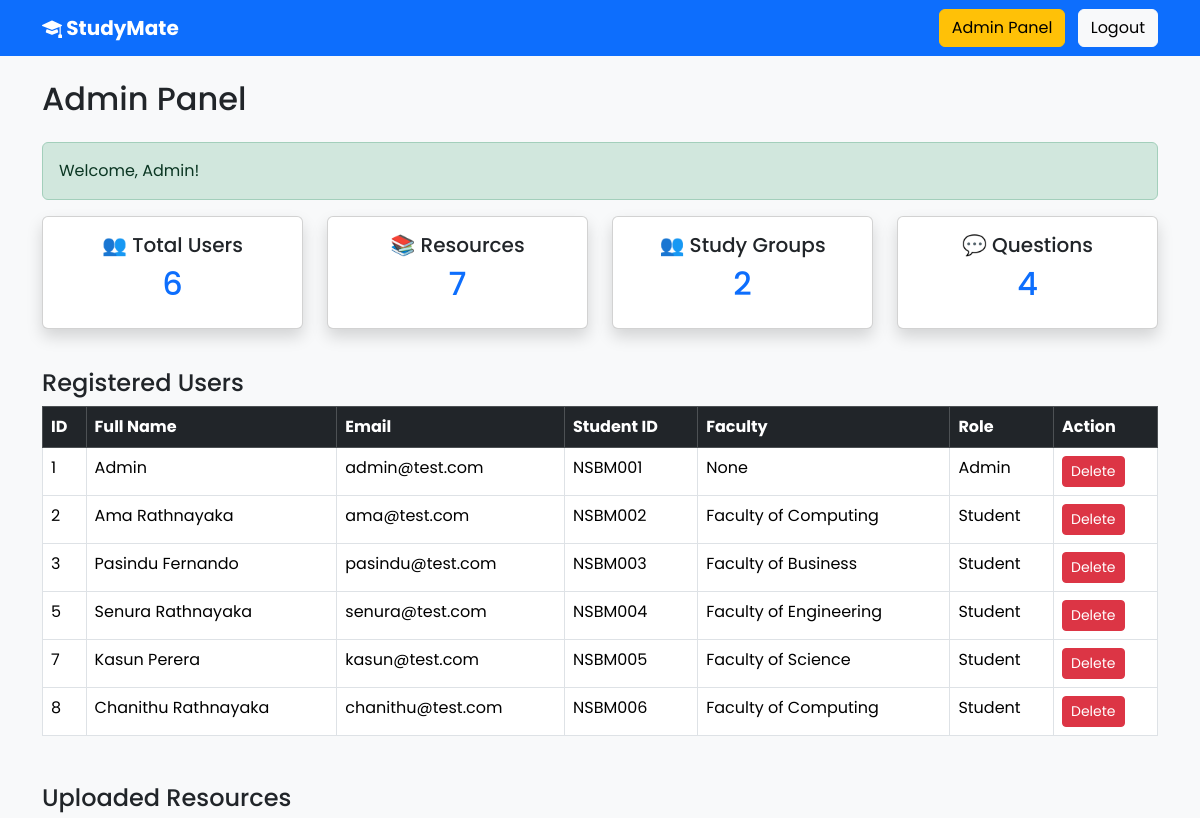
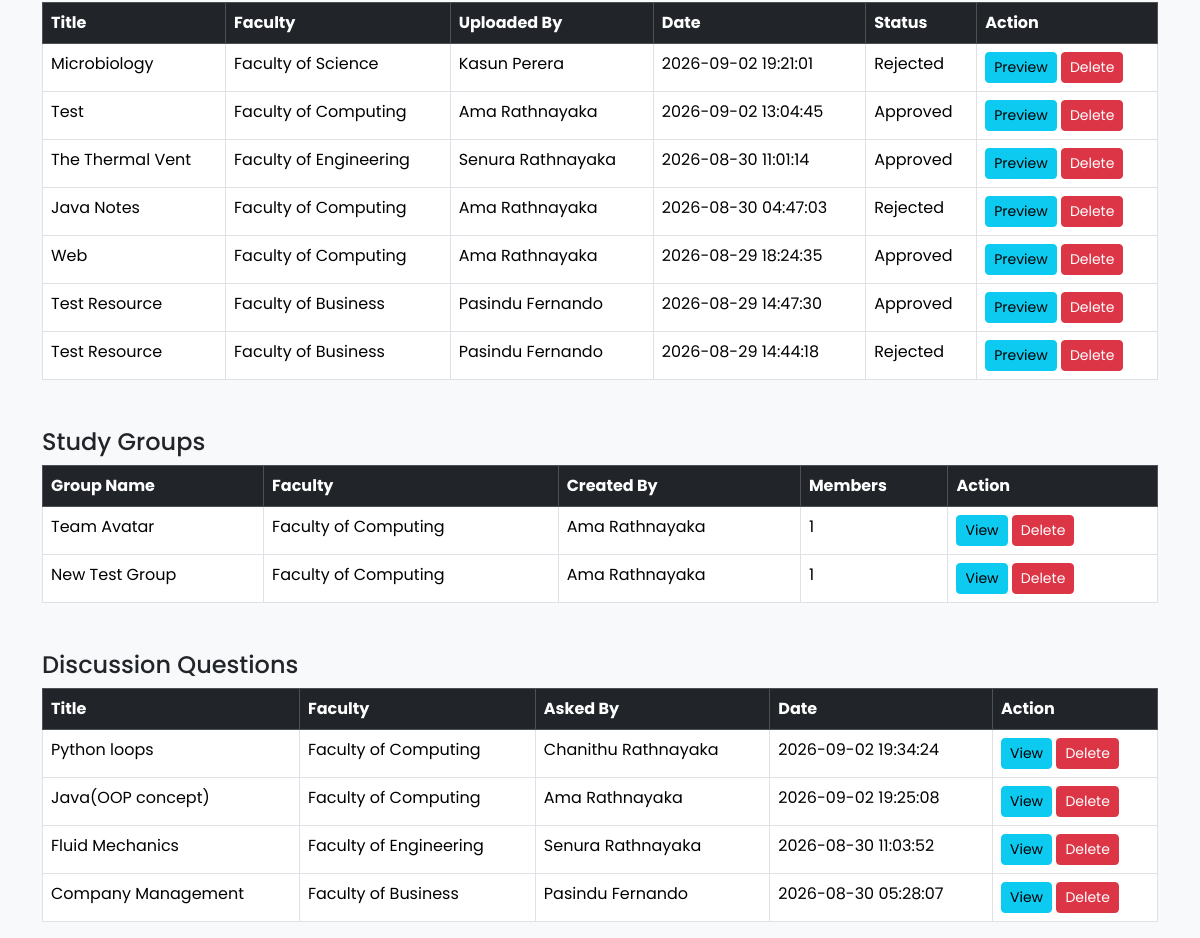
/admin/admin.php (signed in), run on the app's committed database (2 pictures, top to bottom).
### tables this page shows
CREATE TABLE `users` (
  `id` int(11) NOT NULL,
  `full_name` varchar(100) NOT NULL,
  `university_email` varchar(100) NOT NULL,
  `student_id` varchar(50) NOT NULL,
  `faculty` varchar(100) NOT NULL,
  `password` varchar(255) NOT NULL,
  `created_at` timestamp NOT NULL DEFAULT current_timestamp(),
  `role` varchar(20) NOT NULL DEFAULT 'student'
);

CREATE TABLE `resources` (
  `id` int(11) NOT NULL,
  `title` varchar(255) NOT NULL,
  `description` text DEFAULT NULL,
  `faculty` varchar(100) NOT NULL,
  `file_name` varchar(255) NOT NULL,
  `uploaded_by` int(11) NOT NULL,
  `uploaded_at` timestamp NOT NULL DEFAULT current_timestamp(),
  `status` varchar(20) NOT NULL DEFAULT 'Pending'
);

CREATE TABLE `study_groups` (
  `id` int(11) NOT NULL,
  `group_name` varchar(255) NOT NULL,
  `description` text DEFAULT NULL,
  `faculty` varchar(100) NOT NULL,
  `created_by` int(11) NOT NULL,
  `created_at` timestamp NOT NULL DEFAULT current_timestamp()
);

CREATE TABLE `questions` (
  `id` int(11) NOT NULL,
  `title` varchar(255) NOT NULL,
  `question` text NOT NULL,
  `asked_by` int(11) NOT NULL,
  `faculty` varchar(100) NOT NULL,
  `created_at` timestamp NOT NULL DEFAULT current_timestamp()
);

### admin/admin.php (the view, shortened to what this page needs)
<?php
include '../includes/db.php';
$userCount = $conn->query("SELECT COUNT(*) AS total FROM users");
$totalUsers = $userCount->fetch_assoc()['total'];
$resourceCount = $conn->query("SELECT COUNT(*) AS total FROM resources");
$totalResources = $resourceCount->fetch_assoc()['total'];
$groupCount = $conn->query("SELECT COUNT(*) AS total FROM study_groups");
$totalGroups = $groupCount->fetch_assoc()['total'];
$questionCount = $conn->query("SELECT COUNT(*) AS total FROM questions");
$totalQuestions = $questionCount->fetch_assoc()['total'];
$sql = "SELECT id, full_name, university_email, student_id, faculty, role
        FROM users
        ORDER BY id ASC";
$result = $conn->query($sql);
$sqlResources = "SELECT resources.*, users.full_name
                 FROM resources
                 JOIN users ON resources.uploaded_by = users.id
                 ORDER BY uploaded_at DESC";
$resourceResult = $conn->query($sqlResources);
include '../includes/header.php';
?>
<h2 class="mb-4">Admin Panel</h2>
<div class="alert alert-success">
    Welcome, Admin!
</div>
<div class="row mb-4">
    <div class="col-md-3 mb-3">
        <div class="card text-center shadow h-100">
            <div class="card-body">
                <h5>👥 Total Users</h5>
                <h2 class="text-primary">
                    <?php echo $totalUsers; ?>
                </h2>
            </div>
        </div>
    </div>
    <div class="col-md-3 mb-3">
        <div class="card text-center shadow h-100">
            <div class="card-body">
                <h5>📚 Resources</h5>
                <h2 class="text-primary">
                    <?php echo $totalResources; ?>
                </h2>
            </div>
        </div>
    </div>
    <div class="col-md-3 mb-3">
        <div class="card text-center shadow h-100">
            <div class="card-body">
                <h5>👥 Study Groups</h5>
                <h2 class="text-primary">
                    <?php echo $totalGroups; ?>
                </h2>
            </div>
        </div>
    </div>
    <div class="col-md-3 mb-3">
        <div class="card text-center shadow h-100">
            <div class="card-body">
                <h5>💬 Questions</h5>
                <h2 class="text-primary">
                    <?php echo $totalQuestions; ?>
                </h2>
            </div>
        </div>
    </div>
</div>
<h4 class="mt-4">Registered Users</h4>
<table class="table table-bordered table-hover">
    <thead class="table-dark">
        <tr>
            <th>ID</th>
            <th>Full Name</th>
            <th>Email</th>
            <th>Student ID</th>
            <th>Faculty</th>
            <th>Role</th>
            <th>Action</th>
        </tr>
    </thead>
    <tbody>
    <?php while ($row = $result->fetch_assoc()) { ?>
        <tr>
            <td>
                <?php echo $row['id']; ?>
            </td>
            <td>
                <?php echo htmlspecialchars($row['full_name']); ?>
            </td>
            <td>
                <?php echo htmlspecialchars($row['university_email']); ?>
            </td>
            <td>
                <?php echo htmlspecialchars($row['student_id']); ?>
            </td>
            <td>
                <?php echo htmlspecialchars($row['faculty']); ?>
            </td>
            <td>
                <?php echo htmlspecialchars(ucfirst($row['role'])); ?>
            </td>
            <td>
                <a
                    href="delete_user.php?id=<?php echo $row['id']; ?>"
                    class="btn btn-danger btn-sm"
                    onclick="return confirm('Are you sure you want to delete this user?');">
                    Delete
                </a>
            </td>
        </tr>
    <?php } ?>
    </tbody>
</table>
<h4 class="mt-5">Uploaded Resources</h4>
<table class="table table-bordered table-hover">
    <thead class="table-dark">
        <tr>
            <th>Title</th>
            <th>Faculty</th>
            <th>Uploaded By</th>
            <th>Date</th>
            <th>Status</th>
            <th>Action</th>
        </tr>
    </thead>
    <tbody>
    <?php while ($resource = $resourceResult->fetch_assoc()) { ?>
        <tr>
            <td>
                <?php echo htmlspecialchars($resource['title']); ?>
            </td>
            <td>
                <?php echo htmlspecialchars($resource['faculty']); ?>
            </td>
            <td>
                <?php echo htmlspecialchars($resource['full_name']); ?>
            </td>
            <td>
                <?php echo htmlspecialchars($resource['uploaded_at']); ?>
            </td>
            <td>
                <?php echo htmlspecialchars($resource['status']); ?>
            </td>
            <td>
                <a
                    href="../uploads/<?php echo htmlspecialchars($resource['file_name']); ?>"
                    target="_blank"
                    class="btn btn-info btn-sm">
                    Preview
                </a>
                <a
                    href="../delete_resource.php?id=<?php echo $resource['id']; ?>"
                    class="btn btn-danger btn-sm"
                    onclick="return confirm('Delete this resource?');">
                    Delete
                </a>
            </td>
        </tr>
    <?php } ?>
    </tbody>
</table>
<h4 class="mt-5">Study Groups</h4>
<table class="table table-bordered table-hover">
    <thead class="table-dark">
        <tr>
            <th>Group Name</th>
            <th>Faculty</th>
            <th>Created By</th>
            <th>Members</th>
            <th>Action</th>
        </tr>
    </thead>
    <tbody>
    <?php
    $groupSql = "SELECT study_groups.*, users.full_name
                 FROM study_groups
                 JOIN users ON study_groups.created_by = users.id
                 ORDER BY created_at DESC";
    $groupResult = $conn->query($groupSql);
    ?>
    <?php while ($group = $groupResult->fetch_assoc()) { ?>
        <?php
        $memberCount = $conn->prepare("
            SELECT COUNT(*) AS total
            FROM group_members
            WHERE group_id = ?
        ");
        $memberCount->bind_param("i", $group['id']);
        $memberCount->execute();
        $members = $memberCount->get_result()->fetch_assoc();
        ?>
        <tr>
            <td>
                <?php echo htmlspecialchars($group['group_name']); ?>
            </td>
            <td>
                <?php echo htmlspecialchars($group['faculty']); ?>
            </td>
            <td>
                <?php echo htmlspecialchars($group['full_name']); ?>
            </td>
            <td>
                <?php echo $members['total']; ?>
            </td>
            <td>
                <a
                    href="../group_details.php?id=<?php echo $group['id']; ?>"
                    class="btn btn-info btn-sm">
                    View
                </a>
                <a
                    href="../delete_group.php?id=<?php echo $group['id']; ?>"
                    class="btn btn-danger btn-sm"
                    onclick="return confirm('Are you sure you want to delete this study group?');">
                    Delete
                </a>
            </td>
        </tr>
    <?php } ?>
    </tbody>
</table>
<h4 class="mt-5">Discussion Questions</h4>
<table class="table table-bordered table-hover">
    <thead class="table-dark">
        <tr>
            <th>Title</th>
            <th>Faculty</th>
            <th>Asked By</th>
            <th>Date</th>
            <th>Action</th>
        </tr>
    </thead>
    <tbody>
    <?php
    $questionSql = "SELECT questions.*, users.full_name
                    FROM questions
                    JOIN users ON questions.asked_by = users.id
                    ORDER BY created_at DESC";
    $questionResult = $conn->query($questionSql);
    ?>
    <?php while ($question = $questionResult->fetch_assoc()) { ?>
        <tr>
            <td>
                <?php echo htmlspecialchars($question['title']); ?>
            </td>
            <td>
                <?php echo htmlspecialchars($question['faculty']); ?>
            </td>
            <td>
                <?php echo htmlspecialchars($question['full_name']); ?>
            </td>
            <td>
                <?php echo htmlspecialchars($question['created_at']); ?>
            </td>
            <td>
                <a
                    href="../question.php?id=<?php echo $question['id']; ?>"
                    class="btn btn-info btn-sm">
                    View
                </a>
                <a
                    href="../delete_question.php?id=<?php echo $question['id']; ?>"
                    class="btn btn-danger btn-sm"
                    onclick="return confirm('Are you sure you want to delete this question?');">
                    Delete
                </a>
            </td>
        </tr>
    <?php } ?>
    </tbody>
</table>
<?php include '../includes/footer.php'; ?>

### includes/header.php (shortened to what this page needs)
<!DOCTYPE html>
<html lang="en">
<head>
    <link href="https://cdn.jsdelivr.net/npm/bootstrap@5.3.7/dist/css/bootstrap.min.css" rel="stylesheet">
    <link rel="stylesheet" href="https://cdn.jsdelivr.net/npm/bootstrap-icons@1.13.1/font/bootstrap-icons.min.css">
    <link rel="stylesheet" href="/StudyMate/assets/css/dashboard.css">
</head>
<body class="bg-light">
    <?php
    $isAdmin = isset($_SESSION['role']) && $_SESSION['role'] == 'admin';
    ?>
    <nav class="navbar navbar-expand-lg navbar-dark bg-primary">
        <div class="container">
            <?php if ($isAdmin) { ?>
                <a class="navbar-brand fw-bold" href="/StudyMate/admin/admin.php">
            <?php } else { ?>
                <a class="navbar-brand fw-bold" href="/StudyMate/dashboard.php">
            <?php } ?>
                <i class="bi bi-mortarboard-fill"></i>
                StudyMate
            </a>
            <div>
                <?php if ($isAdmin) { ?>
                    <a href="/StudyMate/admin/admin.php"
                       class="btn btn-warning me-2">
                        Admin Panel
                    </a>
                <?php } ?>
                <a href="/StudyMate/logout.php"
                   class="btn btn-light">
                    Logout
                </a>
            </div>
        </div>
    </nav>
    <div class="container mt-4">

### includes/footer.php (shortened to what this page needs)
</div>
</body>
</html>

### assets/css/dashboard.css (style rules this page uses)
body { background:#f5f7fb; font-family:'Poppins',sans-serif; }

### data on the page
users: id "1", full_name "Admin", university_email "admin@test.com", student "NSBM001", faculty "None", role "Admin"
users: id "2", full_name "Ama Rathnayaka", university_email "ama@test.com", student "NSBM002", faculty "Faculty of Computing", role "Student"
users: id "3", full_name "Pasindu Fernando", university_email "pasindu@test.com", student "NSBM003", faculty "Faculty of Business", role "Student"
users: id "5", full_name "Senura Rathnayaka", university_email "senura@test.com", student "NSBM004", faculty "Faculty of Engineering", role "Student"
users: id "7", full_name "Kasun Perera", university_email "kasun@test.com", student "NSBM005", faculty "Faculty of Science", role "Student"
users: id "8", full_name "Chanithu Rathnayaka", university_email "chanithu@test.com", student "NSBM006", faculty "Faculty of Computing", role "Student"
resources: title "Microbiology", faculty "Faculty of Science", uploaded_by.full_name "Kasun Perera", uploaded_at "2026-09-02 19:21:01", status "Rejected"
resources: title "Test", faculty "Faculty of Computing", uploaded_by.full_name "Ama Rathnayaka", uploaded_at "2026-09-02 13:04:45", status "Approved"
resources: title "The Thermal Vent", faculty "Faculty of Engineering", uploaded_by.full_name "Senura Rathnayaka", uploaded_at "2026-08-30 11:01:14", status "Approved"
resources: title "Java Notes", faculty "Faculty of Computing", uploaded_by.full_name "Ama Rathnayaka", uploaded_at "2026-08-30 04:47:03", status "Rejected"
resources: title "Web", faculty "Faculty of Computing", uploaded_by.full_name "Ama Rathnayaka", uploaded_at "2026-08-29 18:24:35", status "Approved"
resources: title "Test Resource", faculty "Faculty of Business", uploaded_by.full_name "Pasindu Fernando", uploaded_at "2026-08-29 14:47:30", status "Approved"
resources: title "Test Resource", faculty "Faculty of Business", uploaded_by.full_name "Pasindu Fernando", uploaded_at "2026-08-29 14:44:18", status "Rejected"
study_groups: group_name "Team Avatar", faculty "Faculty of Computing", created_by.full_name "Ama Rathnayaka", total "1"
study_groups: group_name "New Test Group", faculty "Faculty of Computing", created_by.full_name "Ama Rathnayaka", total "1"
questions: title "Python loops", faculty "Faculty of Computing", asked_by.full_name "Chanithu Rathnayaka", created_at "2026-09-02 19:34:24"
questions: title "Java(OOP concept)", faculty "Faculty of Computing", asked_by.full_name "Ama Rathnayaka", created_at "2026-09-02 19:25:08"
questions: title "Fluid Mechanics", faculty "Faculty of Engineering", asked_by.full_name "Senura Rathnayaka", created_at "2026-08-30 11:03:52"
questions: title "Company Management", faculty "Faculty of Business", asked_by.full_name "Pasindu Fernando", created_at "2026-08-30 05:28:07"

### other printed values
$totalUsers "6"
$totalResources "7"
$totalGroups "2"
$totalQuestions "4"
